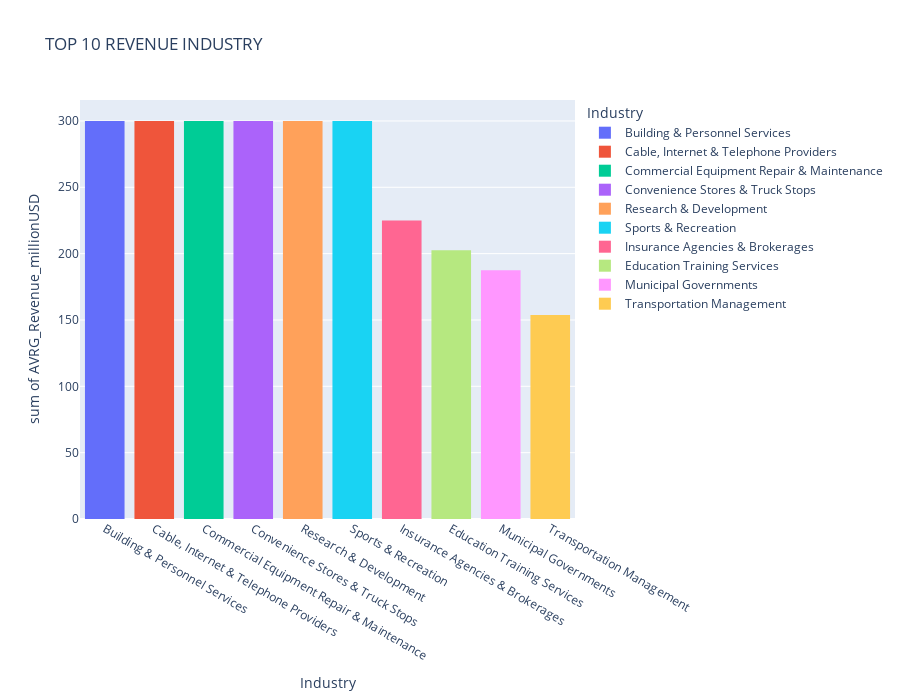

Here is the notebook cell this chart was saved with:
### Code cell
px.histogram(data_frame=top,x="Industry",y="AVRG_Revenue_millionUSD",title="TOP 10 REVENUE INDUSTRY",color="Industry",height=700)

### Figure 1 — Plotly figure (JSON) as saved in the notebook; plotly's stock layout.template omitted (floating-point values rounded to 4 significant figures)
{"data": [{"alignmentgroup": "True", "bingroup": "x", "histfunc": "sum", "hovertemplate": "Industry=%{x}<br>sum of AVRG_Revenue_millionUSD=%{y}<extra></extra>", "legendgroup": "Building & Personnel Services", "marker": {"color": "#636efa", "pattern": {"shape": ""}}, "name": "Building & Personnel Services", "offsetgroup": "Building & Personnel Services", "orientation": "v", "showlegend": true, "type": "histogram", "x": ["Building & Personnel Services"], "xaxis": "x", "y": [300], "yaxis": "y"}, {"alignmentgroup": "True", "bingroup": "x", "histfunc": "sum", "hovertemplate": "Industry=%{x}<br>sum of AVRG_Revenue_millionUSD=%{y}<extra></extra>", "legendgroup": "Cable, Internet & Telephone Providers", "marker": {"color": "#EF553B", "pattern": {"shape": ""}}, "name": "Cable, Internet & Telephone Providers", "offsetgroup": "Cable, Internet & Telephone Providers", "orientation": "v", "showlegend": true, "type": "histogram", "x": ["Cable, Internet & Telephone Providers"], "xaxis": "x", "y": [300], "yaxis": "y"}, {"alignmentgroup": "True", "bingroup": "x", "histfunc": "sum", "hovertemplate": "Industry=%{x}<br>sum of AVRG_Revenue_millionUSD=%{y}<extra></extra>", "legendgroup": "Commercial Equipment Repair & Maintenance", "marker": {"color": "#00cc96", "pattern": {"shape": ""}}, "name": "Commercial Equipment Repair & Maintenance", "offsetgroup": "Commercial Equipment Repair & Maintenance", "orientation": "v", "showlegend": true, "type": "histogram", "x": ["Commercial Equipment Repair & Maintenance"], "xaxis": "x", "y": [300], "yaxis": "y"}, {"alignmentgroup": "True", "bingroup": "x", "histfunc": "sum", "hovertemplate": "Industry=%{x}<br>sum of AVRG_Revenue_millionUSD=%{y}<extra></extra>", "legendgroup": "Convenience Stores & Truck Stops", "marker": {"color": "#ab63fa", "pattern": {"shape": ""}}, "name": "Convenience Stores & Truck Stops", "offsetgroup": "Convenience Stores & Truck Stops", "orientation": "v", "showlegend": true, "type": "histogram", "x": ["Convenience Stores & Truck Stops"], "xaxis": "x", "y": [300], "yaxis": "y"}, {"alignmentgroup": "True", "bingroup": "x", "histfunc": "sum", "hovertemplate": "Industry=%{x}<br>sum of AVRG_Revenue_millionUSD=%{y}<extra></extra>", "legendgroup": "Research & Development", "marker": {"color": "#FFA15A", "pattern": {"shape": ""}}, "name": "Research & Development", "offsetgroup": "Research & Development", "orientation": "v", "showlegend": true, "type": "histogram", "x": ["Research & Development"], "xaxis": "x", "y": [300], "yaxis": "y"}, {"alignmentgroup": "True", "bingroup": "x", "histfunc": "sum", "hovertemplate": "Industry=%{x}<br>sum of AVRG_Revenue_millionUSD=%{y}<extra></extra>", "legendgroup": "Sports & Recreation", "marker": {"color": "#19d3f3", "pattern": {"shape": ""}}, "name": "Sports & Recreation", "offsetgroup": "Sports & Recreation", "orientation": "v", "showlegend": true, "type": "histogram", "x": ["Sports & Recreation"], "xaxis": "x", "y": [300], "yaxis": "y"}, {"alignmentgroup": "True", "bingroup": "x", "histfunc": "sum", "hovertemplate": "Industry=%{x}<br>sum of AVRG_Revenue_millionUSD=%{y}<extra></extra>", "legendgroup": "Insurance Agencies & Brokerages", "marker": {"color": "#FF6692", "pattern": {"shape": ""}}, "name": "Insurance Agencies & Brokerages", "offsetgroup": "Insurance Agencies & Brokerages", "orientation": "v", "showlegend": true, "type": "histogram", "x": ["Insurance Agencies & Brokerages"], "xaxis": "x", "y": [225], "yaxis": "y"}, {"alignmentgroup": "True", "bingroup": "x", "histfunc": "sum", "hovertemplate": "Industry=%{x}<br>sum of AVRG_Revenue_millionUSD=%{y}<extra></extra>", "legendgroup": "Education Training Services", "marker": {"color": "#B6E880", "pattern": {"shape": ""}}, "name": "Education Training Services", "offsetgroup": "Education Training Services", "orientation": "v", "showlegend": true, "type": "histogram", "x": ["Education Training Services"], "xaxis": "x", "y": [202.5], "yaxis": "y"}, {"alignmentgroup": "True", "bingroup": "x", "histfunc": "sum", "hovertemplate": "Industry=%{x}<br>sum of AVRG_Revenue_millionUSD=%{y}<extra></extra>", "legendgroup": "Municipal Governments", "marker": {"color": "#FF97FF", "pattern": {"shape": ""}}, "name": "Municipal Governments", "offsetgroup": "Municipal Governments", "orientation": "v", "showlegend": true, "type": "histogram", "x": ["Municipal Governments"], "xaxis": "x", "y": [187.5], "yaxis": "y"}, {"alignmentgroup": "True", "bingroup": "x", "histfunc": "sum", "hovertemplate": "Industry=%{x}<br>sum of AVRG_Revenue_millionUSD=%{y}<extra></extra>", "legendgroup": "Transportation Management", "marker": {"color": "#FECB52", "pattern": {"shape": ""}}, "name": "Transportation Management", "offsetgroup": "Transportation Management", "orientation": "v", "showlegend": true, "type": "histogram", "x": ["Transportation Management"], "xaxis": "x", "y": [153.8], "yaxis": "y"}], "layout": {"barmode": "relative", "height": 700, "legend": {"title": {"text": "Industry"}, "tracegroupgap": 0}, "title": {"text": "TOP 10 REVENUE INDUSTRY"}, "xaxis": {"anchor": "y", "categoryarray": ["Building & Personnel Services", "Cable, Internet & Telephone Providers", "Commercial Equipment Repair & Maintenance", "Convenience Stores & Truck Stops", "Research & Development", "Sports & Recreation", "Insurance Agencies & Brokerages", "Education Training Services", "Municipal Governments", "Transportation Management"], "categoryorder": "array", "domain": [0, 1], "title": {"text": "Industry"}}, "yaxis": {"anchor": "x", "domain": [0, 1], "title": {"text": "sum of AVRG_Revenue_millionUSD"}}}}
